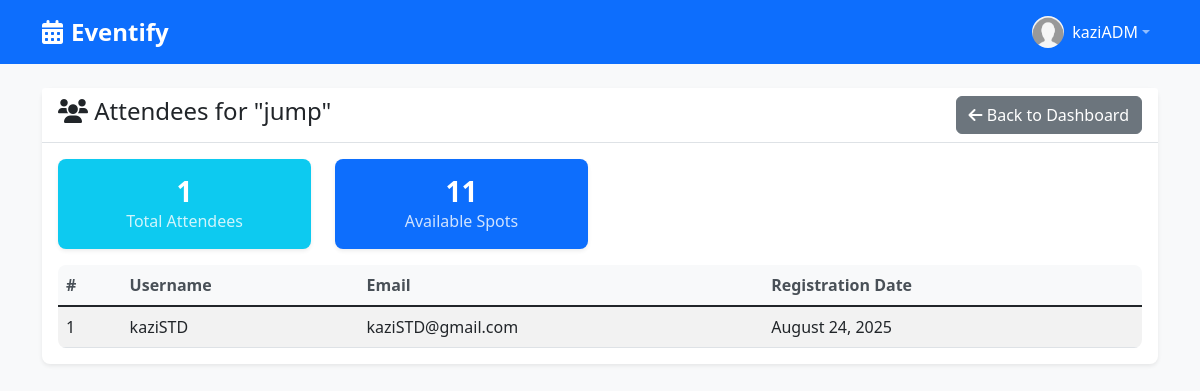
Page /admin/event-attendees/1 (signed in) on the earlier database version.
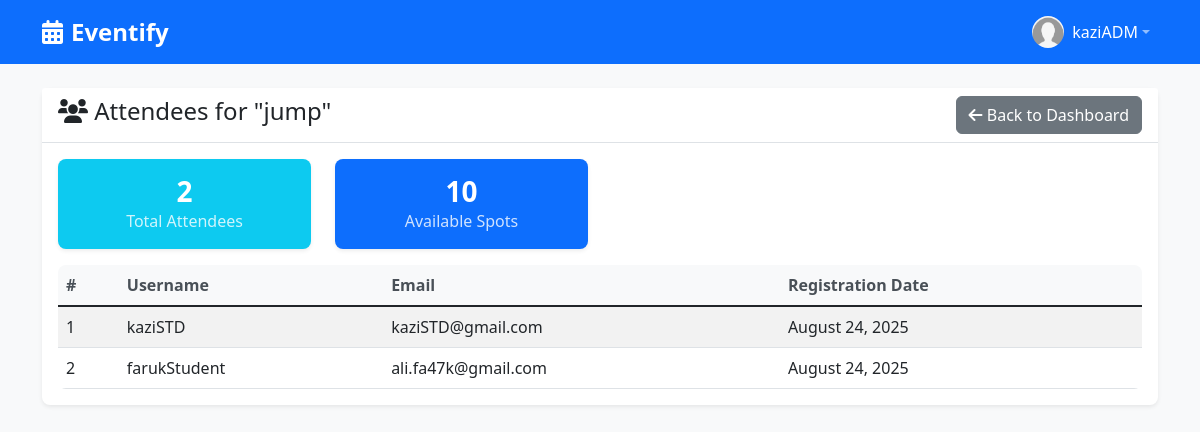
Same page on the later database version.
### models/user.py (models this page shows, shortened)
class User(UserMixin, db.Model):
    __tablename__ = 'users'
    id = db.Column(db.Integer, primary_key=True)
    username = db.Column(db.String(80), unique=True, nullable=False)
    email = db.Column(db.String(120), unique=True, nullable=False)
    password_hash = db.Column(db.String(128), nullable=False)
    role = db.Column(db.String(20), nullable=False, default='student')  # 'student' or 'admin'
    created_at = db.Column(db.DateTime, default=datetime.utcnow)
    registered_events = db.relationship('Event', secondary='event_registrations', back_populates='registered_users')
    created_events = db.relationship('Event', foreign_keys='Event.creator_id', back_populates='creator')
    def is_admin(self):
        return self.role == 'admin'
    def is_student(self):
        return self.role == 'student'

### models/event.py (models this page shows, shortened)
class Event(db.Model):
    __tablename__ = 'events'
    id = db.Column(db.Integer, primary_key=True)
    title = db.Column(db.String(200), nullable=False)
    description = db.Column(db.Text, nullable=False)
    start_date = db.Column(db.Date, nullable=False)
    start_time = db.Column(db.Time, nullable=False)
    end_date = db.Column(db.Date, nullable=False)
    end_time = db.Column(db.Time, nullable=False)
    location = db.Column(db.String(200), nullable=False)
    category = db.Column(db.String(100), nullable=False)
    max_capacity = db.Column(db.Integer, default=100)
    creator_id = db.Column(db.Integer, db.ForeignKey('users.id'), nullable=False)
    created_at = db.Column(db.DateTime, default=datetime.utcnow)
    updated_at = db.Column(db.DateTime, default=datetime.utcnow, onupdate=datetime.utcnow)
    creator = db.relationship('User', foreign_keys=[creator_id], back_populates='created_events')
    registered_users = db.relationship('User', secondary=event_registrations, back_populates='registered_events')

### views/admin.py (the view)
@admin_bp.route('/event-attendees/<int:event_id>')
def event_attendees(event_id):
    event = Event.query.get_or_404(event_id)
    if event.creator != current_user:
        flash('Access denied. You can only view attendees for your own events.', 'error')
        return redirect(url_for('admin.dashboard'))
    attendees = AdminViewModel.get_event_attendees(event_id)
    return render_template('admin/event_attendees.html', event=event, attendees=attendees)

### viewmodels/admin_viewmodel.py (called while the page is built)
    @staticmethod
    def get_event_attendees(event_id):
        event = Event.query.get_or_404(event_id)
        return event.registered_users

### views/admin.py (called while the page is built)
@admin_bp.before_request
@login_required
def require_admin():
    if not current_user.is_admin():
        flash('Access denied. Admins only.', 'error')
        return redirect(url_for('student.dashboard'))

### templates/admin/event_attendees.html (shortened to what this page needs)
{% extends "base.html" %}
{% block extra_css %}
<link href="{{ url_for('static', filename='css/admin.css') }}" rel="stylesheet">
{% endblock %}
{% block content %}
<div class="row">
    <div class="col-md-12">
        <div class="card">
            <div class="card-header d-flex justify-content-between align-items-center">
                <h4><i class="fas fa-users"></i> Attendees for "{{ event.title }}"</h4>
                <a href="{{ url_for('admin.dashboard') }}" class="btn btn-secondary">
                    <i class="fas fa-arrow-left"></i> Back to Dashboard
                </a>
            </div>
            <div class="card-body">
                <div class="row mb-3">
                    <div class="col-md-3">
                        <div class="card bg-info text-white">
                            <div class="card-body text-center">
                                <h3>{{ attendees|length }}</h3>
                                <p>Total Attendees</p>
                            </div>
                        </div>
                    </div>
                    <div class="col-md-3">
                        <div class="card bg-primary text-white">
                            <div class="card-body text-center">
                                <h3>{{ event.max_capacity - attendees|length }}</h3>
                                <p>Available Spots</p>
                            </div>
                        </div>
                    </div>
                </div>
                {% if attendees %}
                    <div class="table-responsive">
                        <table class="table table-striped">
                            <thead>
                                <tr>
                                    <th>#</th>
                                    <th>Username</th>
                                    <th>Email</th>
                                    <th>Registration Date</th>
                                </tr>
                            </thead>
                            <tbody>
                                {% for attendee in attendees %}
                                <tr>
                                    <td>{{ loop.index }}</td>
                                    <td>{{ attendee.username }}</td>
                                    <td>{{ attendee.email }}</td>
                                    <td>{{ attendee.created_at.strftime('%B %d, %Y') }}</td>
                                </tr>
                                {% endfor %}
                            </tbody>
                        </table>
                    </div>
                {% endif %}
            </div>
        </div>
    </div>
</div>
{% endblock %}

### templates/base.html (shortened to what this page needs)
<!DOCTYPE html>
<html lang="en">
<head>
    <link href="https://cdn.jsdelivr.net/npm/bootstrap@5.1.3/dist/css/bootstrap.min.css" rel="stylesheet">
    <link href="https://cdnjs.cloudflare.com/ajax/libs/font-awesome/6.0.0/css/all.min.css" rel="stylesheet">
    <link href="{{ url_for('static', filename='css/base.css') }}" rel="stylesheet">
    {% block extra_css %}{% endblock %}
</head>
<body>
    <nav class="navbar navbar-expand-lg navbar-dark bg-primary">
        <div class="container">
            <a class="navbar-brand" href="{{ url_for('index') }}">
                <i class="fas fa-calendar-alt me-2"></i>Eventify
            </a>
            {% if current_user.is_authenticated %}
            <ul class="navbar-nav ms-auto">
                <li class="nav-item dropdown">
                    <a class="nav-link dropdown-toggle d-flex align-items-center" href="#" id="userDropdown" role="button" data-bs-toggle="dropdown" aria-expanded="false">
                        <div class="d-flex align-items-center">
                            <img src="{{ current_user.profile_image_url or url_for('static', filename='img/default_profile.png') }}"
                                alt="Profile" class="rounded-circle me-2" width="32" height="32">
                            <span class="text-white">{{ current_user.username }}</span>
                        </div>
                    </a>
                </li>
            </ul>
            {% endif %}
        </div>
    </nav>
    <main class="container mt-4">
        {% block content %}{% endblock %}
    </main>
</body>
</html>

### static/css/base.css (style rules this page uses)
body { background-color: #f8f9fa; font-family: 'Segoe UI', Tahoma, Geneva, Verdana, sans-serif; }
.navbar-brand { font-weight: bold; font-size: 1.5rem; }
.card { border: none; box-shadow: 0 0.125rem 0.25rem rgba(0, 0, 0, 0.075); border-radius: 0.5rem; }
.card-header { background-color: #fff; border-bottom: 1px solid #dee2e6; font-weight: 600; }
.btn { border-radius: 0.375rem; font-weight: 500; }
.table { margin-bottom: 0; }
.table th { border-top: none; font-weight: 600; color: #495057; }

### static/css/admin.css (style rules this page uses)
.card.bg-primary, .card.bg-success, .card.bg-info { border: none; }
.card.bg-primary .card-body h3, .card.bg-success .card-body h3, .card.bg-info .card-body h3 { font-weight: bold; margin-bottom: 0; }
.card.bg-primary .card-body p, .card.bg-success .card-body p, .card.bg-info .card-body p { margin-bottom: 0; opacity: 0.8; }
.table th { background-color: #f8f9fa; }
.table-responsive { border-radius: 0.5rem; }

Differences in the rows shown:
added User: username "farukStudent", email "ali.fa47k@gmail.com", created_at "August 24, 2025"
Other differences:
{{ attendees|length }}: "1" → "2"
{{ event.max_capacity - attendees|length }}: "11" → "10"
